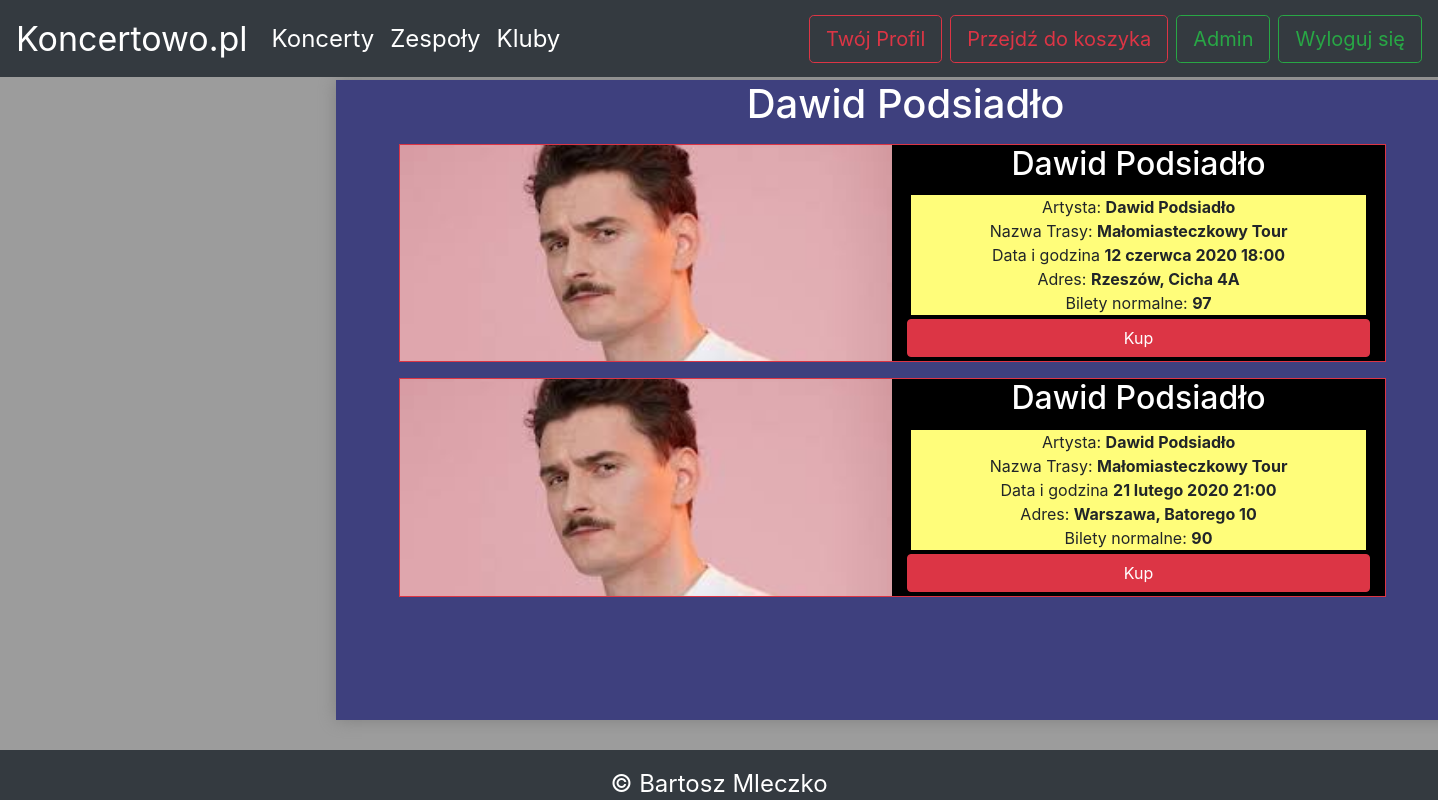
Page /bands/2 (signed in) on the committed database.
### zespol/models.py (models this page shows, shortened)
class Band(models.Model):
    name = models.CharField('band_name', max_length=50)
    image = models.ImageField("band_image", upload_to="icons/bands", blank=True)
    genre = models.ForeignKey(Genre,on_delete=models.CASCADE)
    class Meta:
        verbose_name="Zespol"
        verbose_name_plural="Zespoly"

class Concert(models.Model):
    name = models.CharField("concert_name", max_length=100)
    date = models.DateTimeField("concert_date")
    band = models.ForeignKey(Band,on_delete=models.CASCADE)
    club = models.ForeignKey(Club,on_delete=models.CASCADE)
    normal_tickets = models.IntegerField("normal_tickets",default=100)
    ticket_price = models.IntegerField("ticket_price", default=40)
    class Meta:
        verbose_name="Koncert"
        verbose_name_plural="Koncerty"

class Club(models.Model):
    name = models.CharField("club_name", max_length=100)
    address = models.CharField("address", max_length=100)
    city = models.CharField("address", max_length=100,default='Rzeszów')
    image = models.ImageField("club_image", upload_to="icons/clubs", blank=True)
    normal_tickets = models.IntegerField("normal_tickets",default=100)
    class Meta:
        verbose_name="Klub"
        verbose_name_plural="Kluby"

### zespol/views.py (the view)
# urls.py: path('bands/<int:band_id>',views.band_details,name='band_details'),
@login_required
def band_details(request,band_id):
    band = Band.objects.get(pk=band_id)
    concerts = band.concert_set.all()
    return render(request,'band_details.html',{'concerts':concerts,'band':band})

### zespol/templates/band_details.html (shortened to what this page needs)
{% extends 'index.html' %}
{% load static %}
{% block content %}
<div class="container content ml-5" style="position: absolute; top: 10%; left:20vw; bottom:5%; background: rgba(10,14,110,0.64); box-shadow: 0 0 1em gray; height:fit-content; min-height: 80%;" >
<h1 style="text-align: center; color:white;">{{band.name}}</h1>
{% for concert in concerts %}
<div class="row mt-3 mb-3 ml-5">
            <div class="col-11  bg-light border border-danger">
                <div class="row">
                    <div class="col" style="background: darkgray;  min-height: 200px; height: inherit; background-image: url('{{ concert.band.image.url }}'); background-size: cover; background-repeat: no-repeat; background-position: center;" >
                     </div>
                    <div class="col" style="text-align: center; background:black; ">
                        <h2 class="pb-1" style="color: white;">{{ concert.band.name }}</h2>
                                  <div class="m-1" style="background:#fffd7a;">
                                <span>Artysta: <b>{{ concert.band.name}}</b></span>
                                <br>
                                 <span>Nazwa Trasy: <b>{{ concert.name }}</b></span>
                                <br>
                                <span> Data i godzina <b>{{ concert.date |date:"j E Y G:i" }}</b></span>
                                <br>
                                    <span> Adres:  <b>{{ concert.club.city }}, {{ concert.club.address }}</b></span>
                                <br>
                                      <span> Bilety normalne: <b>{{ concert.normal_tickets}}</b></span>
                                <br>
                            </div>
                          {% if concert.normal_tickets == 0%}
                                     <a href="{% url 'concert-detail' concert.pk %}" class="btn btn-primary btn-block mb-1" style="display: none;"> Kup</a>
                                <p style="color: red;"><b>Brak Biletów</b></p>
                                {% else %}
                                     <a href="{% url 'concert-detail' concert.pk %}" class="btn btn-danger btn-block mb-1"> Kup</a>
                             {% endif %}
                    </div>
                </div>
            </div>
    </div>
{% endfor %}
        </div>
        </div>
{% endblock %}

### rows in the picture
Band: name "Dawid Podsiadło"
Concert: band.image (picture), band.name "Dawid Podsiadło", name "Małomiasteczkowy Tour", date "12 czerwca 2020 18:00", club.city "Rzeszów", club.address "Cicha 4A", normal_tickets "97", shows "Kup"
Concert: band.image (picture), band.name "Dawid Podsiadło", name "Małomiasteczkowy Tour", date "21 lutego 2020 21:00", club.city "Warszawa", club.address "Batorego 10", normal_tickets "90", shows "Kup"
